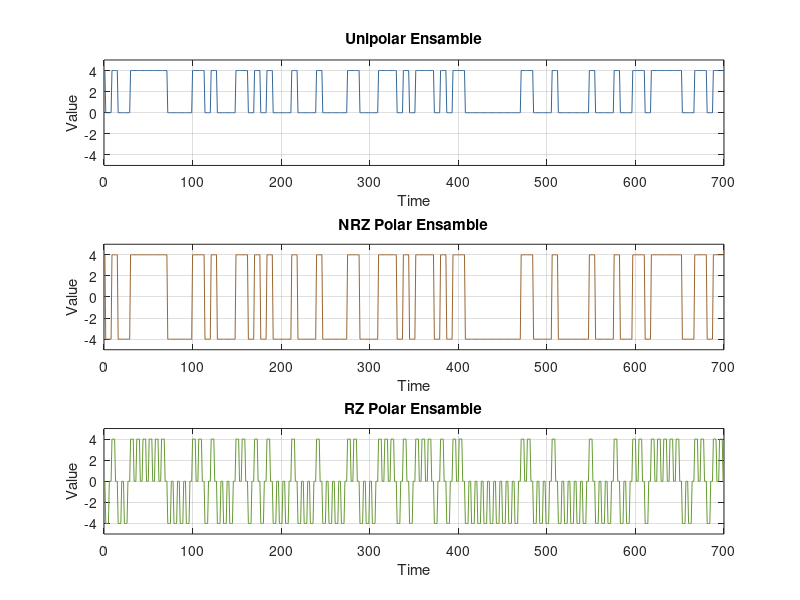
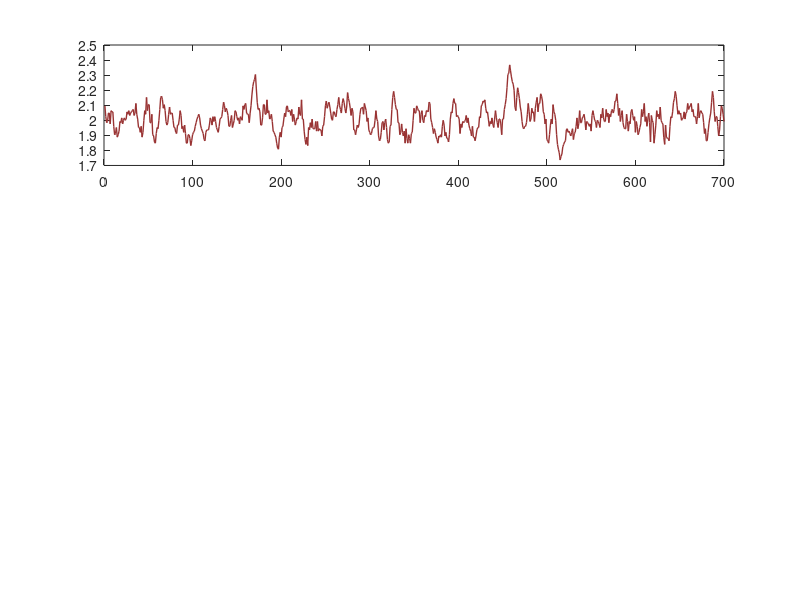

Source code (MATLAB) for these figures, in order: (Note: this script raises an error after producing the figures.)
clear;     % Clear all variables from the workspace
close all; % Close all open figures

%% Control Flags
N = 7;                          % Number of repeatetion of bits
A = 4;                          % Define the amplitude level
num_of_bits = 100;              % Number of bits per waveform
num_of_realizations = 500;      % Number of random realizations (ensamble size)
time_samples = N * num_of_bits; % Total number of samples in the waveform

%% Initialize Matrices to Store Signal Realizations
% Creating zero matrices to store the generated waveforms for each line coding scheme
unipolar_ensamble  = zeros(num_of_realizations, time_samples);
NRZ_polar_ensamble = zeros(num_of_realizations, time_samples);
RZ_polar_ensamble  = zeros(num_of_realizations, time_samples);

%% Generate ensambles with random delay for different line coding schemes
for i = 1:num_of_realizations
    
    x = randi([0 1], 1, num_of_bits + 1); % Generate a random binary sequence of 101 bits
    x = repelem(x, N);                    % Repeat each bit 7 times to simulate pulse width of 70ms
    delay = randi([0 N-1]);               % Generate a random delay between 0 and 6 samples
    
    % Unipolar Encoding: 0 -> 0, 1 -> A, and Take 700 samples starting from the delay
    unipolar_ensamble(i, :) = x(N + 1 - delay : time_samples + N - delay) * A;
    
    % NRZ Polar Encoding: 0 -> -A, 1 -> A
    NRZ_polar_ensamble(i, :) = x(N + 1 - delay : time_samples + N - delay) * 2 * A - A * ones(1, time_samples);
    
    % RZ Polar Encoding: Modify signal to introduce return-to-zero behavior
    for j = N:N:(time_samples + N)
        x(j)     = 0.5; % Set last sample of each bit to 0.5
        x(j - 1) = 0.5; % Set second last sample of each bit to 0.5
        x(j - 2) = 0.5; % Set third last sample of each bit to 0.5
    end
    
    RZ_polar_ensamble(i, :) = x(N + 1 - delay : time_samples + N - delay) * 2 * A - A * ones(1, time_samples);
end

%% Plot the ensamble realizations for all three line coding schemes
figure;

% Plot Unipolar realization
subplot(3, 1, 1);
plot(unipolar_ensamble(num_of_realizations - 1, :), 'LineWidth', 0.5, 'Color', [0.2, 0.4, 0.6]);
grid on;
xlabel('Time');
ylabel('Value');
title('Unipolar Ensamble');
ylim([-A - 1, A + 1]); % Set Y-axis limits

% Plot NRZ Polar realization
subplot(3, 1, 2);
plot(NRZ_polar_ensamble(num_of_realizations - 1, :), 'LineWidth', 0.5, 'Color', [0.6, 0.4, 0.2]);
grid on;
xlabel('Time');
ylabel('Value');
title('NRZ Polar Ensamble');
ylim([-A - 1, A + 1]);

% Plot RZ Polar realization
subplot(3, 1, 3);
plot(RZ_polar_ensamble(num_of_realizations - 1, :), 'LineWidth', 0.5, 'Color', [0.4, 0.6, 0.2]);
grid on;
xlabel('Time');
ylabel('Value');
title('RZ Polar Ensamble');
ylim([-A - 1, A + 1]);

%% 1- Compute Statistical Mean for each line coding scheme
unipolar_statistical_mean  = zeros(1, time_samples); % Initialize vector for mean values
NRZ_polar_statistical_mean = zeros(1, time_samples);
RZ_polar_statistical_mean  = zeros(1, time_samples);

% Compute mean by summing all realizations and dividing by num_of_realizations
for i = 1:num_of_realizations
    unipolar_statistical_mean  = unipolar_ensamble(i, :)  + unipolar_statistical_mean;
    NRZ_polar_statistical_mean = NRZ_polar_ensamble(i, :) + NRZ_polar_statistical_mean;
    RZ_polar_statistical_mean  = RZ_polar_ensamble(i, :)  + RZ_polar_statistical_mean;
end

unipolar_statistical_mean  = unipolar_statistical_mean  / num_of_realizations;
NRZ_polar_statistical_mean = NRZ_polar_statistical_mean / num_of_realizations;
RZ_polar_statistical_mean  = RZ_polar_statistical_mean  / num_of_realizations;

%% Plot Statistical Mean for all three line coding schemes
figure;

% Unipolar Statistical Mean
subplot(3, 1, 1);
plot(unipolar_statistical_mean, 'LineWidth', 1, 'Color', [0.6, 0.2, 0.2]);
hold on;
yline(A / 2, '--', 'LineWidth', 1, 'Color', [0.2, 0.2, 0.2]); % Theoretical mean line at y = A/2
hold off;
grid on;
xlabel('Time');
ylabel('Value');
title('Statistical Mean of Unipolar Ensamble');
ylim([-A - 1, A + 1]);

% NRZ Polar Statistical Mean
subplot(3, 1, 2);
plot(NRZ_polar_statistical_mean, 'LineWidth', 1, 'Color', [0.2, 0.6, 0.2]);
hold on;
yline(0, '--', 'LineWidth', 1, 'Color', [0.2, 0.2, 0.2]); % Theoretical mean line at y = 0
hold off;
grid on;
xlabel('Time');
ylabel('Value');
title('Statistical Mean of NRZ Polar Ensamble');
ylim([-2 * A - 1, 2 * A + 1]);

% RZ Polar Statistical Mean
subplot(3, 1, 3);
plot(RZ_polar_statistical_mean, 'LineWidth', 1, 'Color', [0.2, 0.2, 0.6]);
hold on;
yline(0, '--', 'LineWidth', 1, 'Color', [0.2, 0.2, 0.2]); % Theoretical mean line at y = 0
hold off;
grid on;
xlabel('Time');
ylabel('Value');
title('Statistical Mean of RZ Polar Ensamble');
ylim([-2 * A - 1, 2 * A + 1]);

%% 2- Compute Statistical Autocorrelation
% Initialize autocorrelation matrices
unipolar_statistical_autocorrelation  = zeros(time_samples / 2, time_samples / 2);
nrz_polar_statistical_autocorrelation = zeros(time_samples / 2, time_samples / 2);
rz_polar_statistical_autocorrelation  = zeros(time_samples / 2, time_samples / 2);

% Compute autocorrelation for different time delays
for time = 1:(time_samples / 2)
    for time_diff = 0:(time_samples / 2 - 1)
        unipolar_statistical_autocorrelation(time,  time_diff + 1) = dot(unipolar_ensamble(:, time),  unipolar_ensamble(:,  time + time_diff));
        nrz_polar_statistical_autocorrelation(time, time_diff + 1) = dot(NRZ_polar_ensamble(:, time), NRZ_polar_ensamble(:, time + time_diff));
        rz_polar_statistical_autocorrelation(time,  time_diff + 1) = dot(RZ_polar_ensamble(:, time),  RZ_polar_ensamble(:,  time + time_diff));
    end
end

% Normalize autocorrelation by the number of realizations
unipolar_statistical_autocorrelation  = unipolar_statistical_autocorrelation  / num_of_realizations;
nrz_polar_statistical_autocorrelation = nrz_polar_statistical_autocorrelation / num_of_realizations;
rz_polar_statistical_autocorrelation  = rz_polar_statistical_autocorrelation  / num_of_realizations;

% Mirror the second dimension in negative
unipolar_statistical_autocorrelation_conc  = [fliplr(unipolar_statistical_autocorrelation(:, 2:end)),  unipolar_statistical_autocorrelation];
nrz_polar_statistical_autocorrelation_conc = [fliplr(nrz_polar_statistical_autocorrelation(:, 2:end)), nrz_polar_statistical_autocorrelation];
rz_polar_statistical_autocorrelation_conc  = [fliplr(rz_polar_statistical_autocorrelation(:, 2:end)),  rz_polar_statistical_autocorrelation];

% Calculate autocorrelation at avg time for all tau
unipolar_autocorrelation_avg  = sum(unipolar_statistical_autocorrelation_conc, 1)  / (time_samples / 2);
nrz_polar_autocorrelation_avg = sum(nrz_polar_statistical_autocorrelation_conc, 1) / (time_samples / 2);
rz_polar_autocorrelation_avg  = sum(rz_polar_statistical_autocorrelation_conc, 1)  / (time_samples / 2);

% Theoretical autocorrelations
unipolar_autocorrelation_theoretical  = A^2 / 4 * ones(1, time_samples/2);
nrz_polar_autocorrelation_theoretical = zeros(1, time_samples/2);
rz_polar_autocorrelation_theoretical  = zeros(1, time_samples/2);
for i = 1:N
    unipolar_autocorrelation_theoretical(i) = A^2 / 2 * (1 - (i - 1) / (2*N));
end
for i = 1:N
    nrz_polar_autocorrelation_theoretical(i) = A^2 * (1 - (i - 1) / N);
end
for i = 1:N-3
    rz_polar_autocorrelation_theoretical(i) = 4 * A^2 / 7 * (1 - 7 * (i - 1) / (4*N));
end

% Mirror the second dimension in negative
unipolar_autocorrelation_theoretical_conc  = [fliplr(unipolar_autocorrelation_theoretical(2:end)),  unipolar_autocorrelation_theoretical];
nrz_polar_autocorrelation_theoretical_conc = [fliplr(nrz_polar_autocorrelation_theoretical(2:end)), nrz_polar_autocorrelation_theoretical];
rz_polar_autocorrelation_theoretical_conc  = [fliplr(rz_polar_autocorrelation_theoretical(2:end)),  rz_polar_autocorrelation_theoretical];

%% 3D Plot of Statistical Autocorrelation for all three line coding schemes

% Create meshgrid for 3D plot
% [X, Y] = meshgrid(-time_samples+1:time_samples-1, 1:time_samples);
[X, Y] = meshgrid(-time_samples/2+1:time_samples/2-1, 1:time_samples/2);

figure;

% Unipolar Autocorrelation
subplot(3, 1, 1);
surf(X, Y, unipolar_statistical_autocorrelation_conc, 'EdgeColor', 'none');
colorbar;
xlabel('Time Diff');
ylabel('Time');
zlabel('Autocorrelation');
title('3D Plot of Unipolar Autocorrelation');
view(3);

% NRZ Polar Autocorrelation
subplot(3, 1, 2);
surf(X, Y, nrz_polar_statistical_autocorrelation_conc, 'EdgeColor', 'none');
colorbar;
xlabel('Time Diff');
ylabel('Time');
zlabel('Autocorrelation');
title('3D Plot of NRZ Polar Autocorrelation');
view(3);

% RZ Polar Autocorrelation
subplot(3, 1, 3);
surf(X, Y, rz_polar_statistical_autocorrelation_conc, 'EdgeColor', 'none');
colorbar;
xlabel('Time Diff');
ylabel('Time');
zlabel('Autocorrelation');
title('3D Plot of RZ Polar Autocorrelation');
view(3);

%% Plot Statistical Autocorrelation for all three line coding schemes
figure;
subplot(3, 1, 1);
plot(X, unipolar_autocorrelation_avg, 'LineWidth', 1, 'Color', [0.2, 0.4, 0.6]);
hold on;
plot(X, unipolar_autocorrelation_theoretical_conc, '--', 'LineWidth', 1, 'Color', [0.8, 0.2, 0.2]); 
hold off;
grid on;
xlabel('Time Diff'); ylabel('Value');
title('Statistical Autocorrelation of Unipolar Ensamble');
ylim([A/2, A^2/2 + 1]);
legend('Statistical', 'Theoretical');

subplot(3, 1, 2);
plot(X, nrz_polar_autocorrelation_avg, 'LineWidth', 1, 'Color', [0.6, 0.4, 0.2]);
hold on;
plot(X, nrz_polar_autocorrelation_theoretical_conc, '--', 'LineWidth', 1, 'Color', [0.8, 0.2, 0.2]); 
hold off;
grid on;
xlabel('Time Diff'); ylabel('Value');
title('Statistical Autocorrelation of NRZ Polar Ensamble');
ylim([-2, A^2 + 4]);
legend('Statistical', 'Theoretical');

subplot(3, 1, 3);
plot(X, rz_polar_autocorrelation_avg, 'LineWidth', 1, 'Color', [0.2, 0.6, 0.4]);
hold on;
plot(X, rz_polar_autocorrelation_theoretical_conc, '--', 'LineWidth', 1, 'Color', [0.8, 0.2, 0.2]); 
hold off;
grid on;
xlabel('Time Diff'); ylabel('Value');
title('Statistical Autocorrelation of RZ Polar Ensamble');
ylim([-2, A^2 / 2 + 4]);
legend('Statistical', 'Theoretical');

